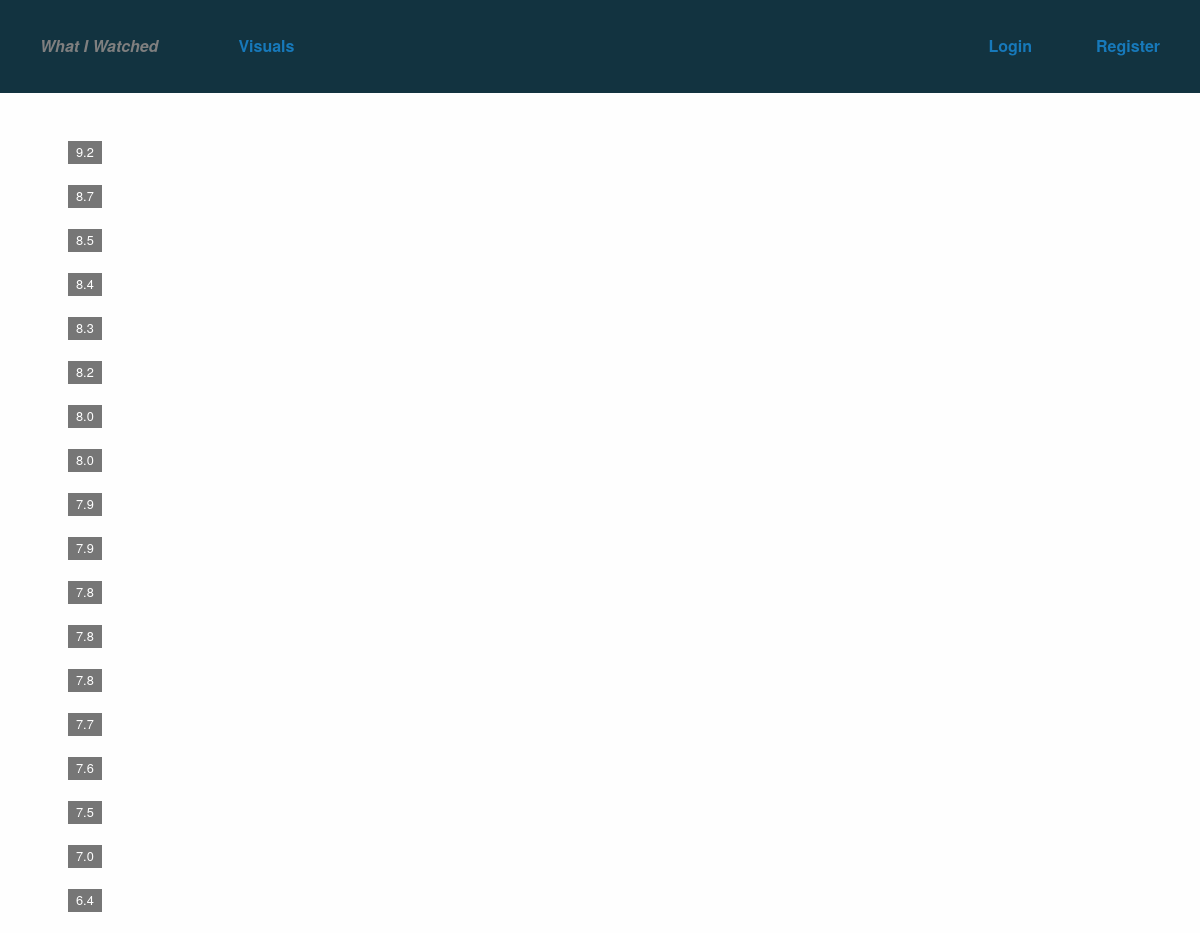
Screenshot of /visual/type/1 with the database file from the repository.
### visual/models.py (models this page shows, shortened)
class Visual(models.Model):
    title = models.CharField(max_length=60, blank=True)
    watched = models.BooleanField(default=True)
    douban_id = models.CharField(max_length=60, unique=True)
    imdb_id = models.CharField(max_length=60, blank=True)
    date_watched = models.DateTimeField(auto_now_add = True)
    date_updated = models.DateTimeField(auto_now = True)
    original_title = models.CharField(max_length=60, blank=True)
    year = models.IntegerField(blank=True, default=0)
    rating = models.FloatField(blank=True, default=0.0)
    images = models.TextField(blank=True)
    summary = models.TextField(blank=True)
    visual_type = models.ManyToManyField(Type, blank=True)
    favorite = models.ManyToManyField(User, blank=True)
    class Meta:
        ordering = ['-rating']

### visual/views.py (the view)
# urls.py: url(r'^type/(?P<id>\d+)', 'visual.views.type_visuals'),
def type_visuals(request, id):
    visuals = Visual.objects.filter(visual_type__id=int(id))
    return render(request, 'visual/type.html', {'visuals' : visuals})

### templates/visual/type.html
{% extends "common/base.html" %}
{% block content %}
{% include "visual/visual_list.html" with visuals=visuals %}
{% endblock %}

### templates/visual/visual_list.html (shortened to what this page needs)
<div class="row visuals">
    {% for visual in visuals %}
    <div class="columns large-2 medium-4 small-6 visual-wrapper">
        <a href="{% url 'visual:detail' visual.id %}">
        <div class="visual success">
            <div class="visual-content">
            </div>
            <div class="rating label secondary">
                {{ visual.rating }}
            </div>
        </div>
        </a>
    </div>
    {% endfor %}
</div>

### visual/static/visual/css/main.css (style rules this page uses)
html { overflow-y:scroll }
.visual-wrapper { padding-left:.5rem;padding-right:.5rem }
.visual { transition:all 0.5s linear;position:relative }
.visual .rating { position:absolute;top:0;left:0 }
.columns { margin-bottom:20px }

### rows the page displays
Visual: rating "9.2"
Visual: rating "8.7"
Visual: rating "8.5"
Visual: rating "8.4"
Visual: rating "8.3"
Visual: rating "8.2"
Visual: rating "8.0"
Visual: rating "8.0"
Visual: rating "7.9"
Visual: rating "7.9"
Visual: rating "7.8"
Visual: rating "7.8"
Visual: rating "7.8"
Visual: rating "7.7"
Visual: rating "7.6"
Visual: rating "7.5"
Visual: rating "7.0"
Visual: rating "6.4"
